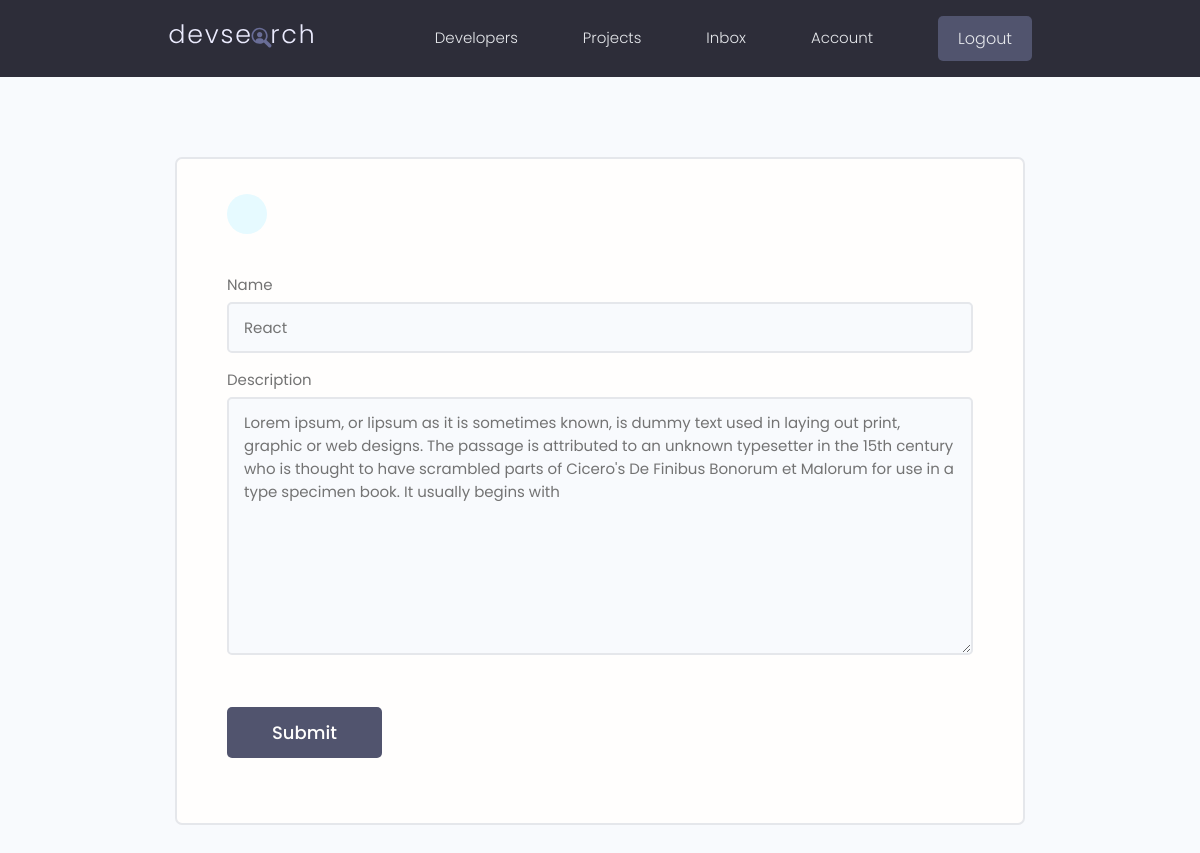
The app's page /update-skill/a5ed4184-8443-4a17-81e7-4d0f9f37d30e/ (signed in), older data.
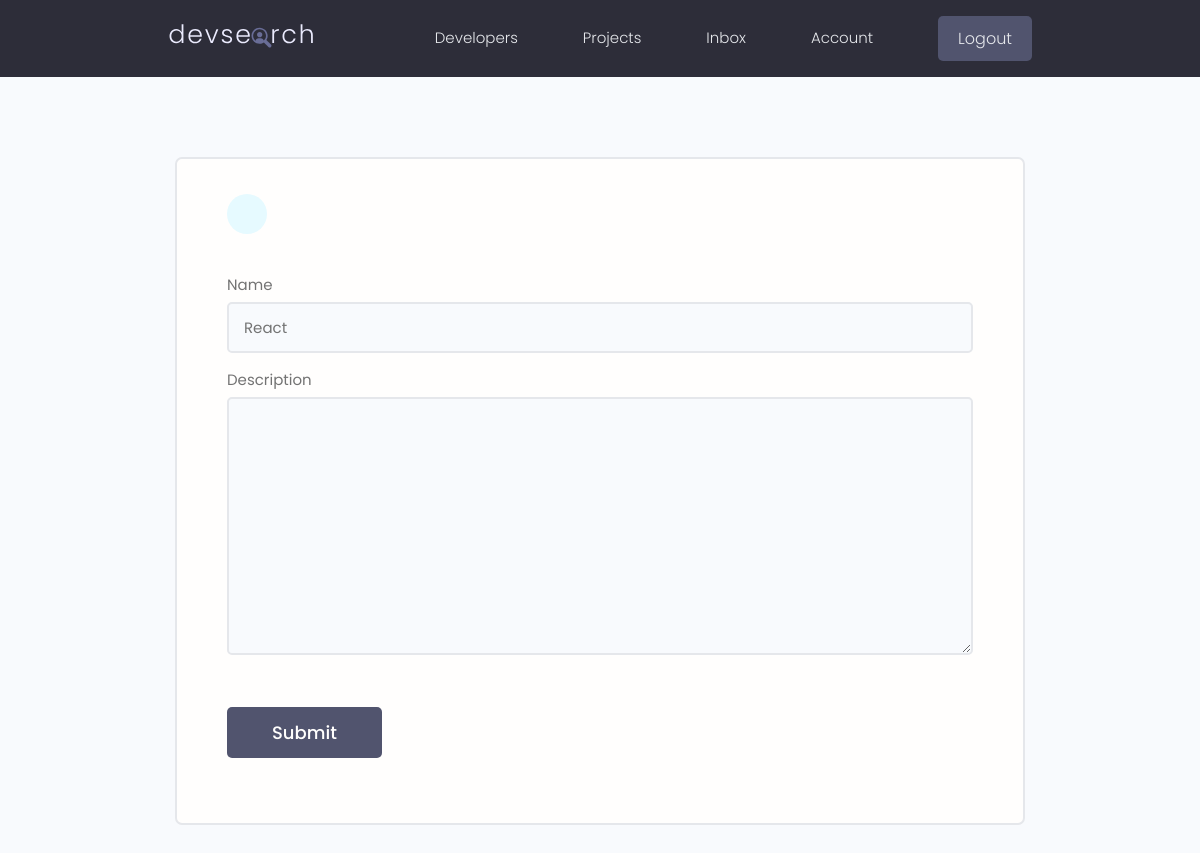
The same page, newer data.
### users/models.py (models this page shows, shortened)
class Skill(models.Model):
    owner = models.ForeignKey(Profile,on_delete=models.CASCADE, null=True,blank=True)
    name = models.CharField(max_length=200,null=True,blank=True)
    description = models.TextField(null=True,blank=True)
    created = models.DateTimeField(auto_now_add=True)
    id = models.UUIDField(default=uuid.uuid4,unique=True,primary_key=True,editable=False)

### users/views.py (the view)
# urls.py: path('update-skill/<str:val>/',views.updateskill,name='updateskill'),
@login_required(login_url='login')
def updateskill(req,val):
    prof = req.user.profile
    skill = prof.skill_set.get(id=val)
    if req.method == 'POST':
        form = SkillForm(req.POST, instance=skill)
        if form.is_valid():
            form.save()
            messages.success(req,'Skill updated successfully!')
            return redirect('account')
    form = SkillForm(instance=skill)
    cntxt = {'form':form}
    return render(req,'users/skill_form.html',cntxt)

### users/forms.py
class SkillForm(ModelForm):
    class Meta:
        model = Skill
        fields = '__all__'
        exclude = ['owner']
    def __init__(self, *args, **kwargs):
        super(SkillForm,self).__init__(*args, **kwargs)
        for name,field in self.fields.items():
            field.widget.attrs.update({'class':'input'})

### users/templates/users/skill_form.html (shortened to what this page needs)
{% extends 'main.html' %}
{% block conten %}
<main class="formPage my-xl">
    <div class="content-box">
        <div class="formWrapper">
            <a class="backButton" href="{% url 'account' %}"></a>
            <br>
            <form class="form" method="POST" action="">
                {% for field in form %}
                <div class="form__field">
                    <label for="formInput#text">{{field.label}}</label>
                    {{field}}
                </div>
                {% endfor %}
                <input class="btn btn--sub btn--lg  my-md" type="submit" value="Submit" />
            </form>
        </div>
    </div>
</main>
{% endblock conten %}

Row changes from the older to the newer data that the page shows:
changed Skill "React": description "Lorem ipsum, or lipsum as it is sometimes known, is dummy text used in laying out print, graphic or web designs. The passage is attributed to an unknown typesetter in the 15th century who is thought to have scrambled parts of Cicero's De Finibus Bonorum et Malorum for use in a type specimen book. It usually begins with" → (not shown)
